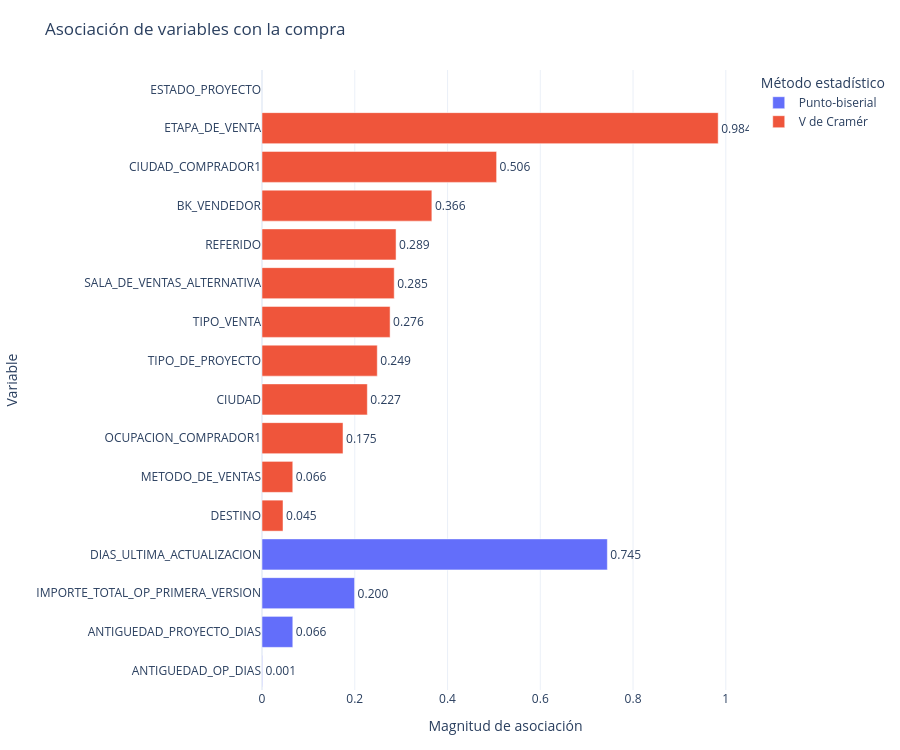

The cell this chart's notebook holds for it:
### Code cell
import plotly.express as px

fig = px.bar(
    df_correlaciones.sort_values("Magnitud"),
    x="Magnitud",
    y="Variable",
    color="Metodo",
    orientation="h",
    text="Magnitud",
    hover_data=["Asociacion", "N"],
    title="Asociación de variables con la compra",
    labels={
        "Magnitud": "Magnitud de asociación",
        "Variable": "Variable",
        "Metodo": "Método estadístico"
    },
    height=750
)

fig.update_traces(
    texttemplate="%{text:.3f}",
    textposition="outside"
)

fig.update_layout(
    template="plotly_white",
    xaxis_range=[0, 1.05],
    margin=dict(l=220, r=50, t=70, b=60)
)

fig.show()

### Figure 1 — Plotly figure (JSON) as saved in the notebook; plotly's stock layout.template omitted (floating-point values rounded to 4 significant figures)
{"data": [{"customdata": [[0.0008163, 2783.0], [0.0664, 1318.0], [-0.1996, 2783.0], [-0.7446, 2783.0]], "hovertemplate": "Método estadístico=Punto-biserial<br>Magnitud de asociación=%{text}<br>Variable=%{y}<br>Asociacion=%{customdata[0]}<br>N=%{customdata[1]}<extra></extra>", "legendgroup": "Punto-biserial", "marker": {"color": "#636efa", "pattern": {"shape": ""}}, "name": "Punto-biserial", "orientation": "h", "showlegend": true, "text": [0.0008163, 0.0664, 0.1996, 0.7446], "textposition": "outside", "texttemplate": "%{text:.3f}", "type": "bar", "x": [0.0008163, 0.0664, 0.1996, 0.7446], "xaxis": "x", "y": ["ANTIGUEDAD_OP_DIAS", "ANTIGUEDAD_PROYECTO_DIAS", "IMPORTE_TOTAL_OP_PRIMERA_VERSION", "DIAS_ULTIMA_ACTUALIZACION"], "yaxis": "y"}, {"customdata": [[0.04534, 2783.0], [0.06637, 2783.0], [0.1747, 2783.0], [0.2271, 2783.0], [0.2485, 2783.0], [0.2762, 2783.0], [0.2851, 2783.0], [0.289, 2783.0], [0.3662, 2783.0], [0.5058, 2783.0], [0.9836, 2783.0], [NaN, 2783.0]], "hovertemplate": "Método estadístico=V de Cramér<br>Magnitud de asociación=%{text}<br>Variable=%{y}<br>Asociacion=%{customdata[0]}<br>N=%{customdata[1]}<extra></extra>", "legendgroup": "V de Cramér", "marker": {"color": "#EF553B", "pattern": {"shape": ""}}, "name": "V de Cramér", "orientation": "h", "showlegend": true, "text": [0.04534, 0.06637, 0.1747, 0.2271, 0.2485, 0.2762, 0.2851, 0.289, 0.3662, 0.5058, 0.9836, NaN], "textposition": "outside", "texttemplate": "%{text:.3f}", "type": "bar", "x": [0.04534, 0.06637, 0.1747, 0.2271, 0.2485, 0.2762, 0.2851, 0.289, 0.3662, 0.5058, 0.9836, NaN], "xaxis": "x", "y": ["DESTINO", "METODO_DE_VENTAS", "OCUPACION_COMPRADOR1", "CIUDAD", "TIPO_DE_PROYECTO", "TIPO_VENTA", "SALA_DE_VENTAS_ALTERNATIVA", "REFERIDO", "BK_VENDEDOR", "CIUDAD_COMPRADOR1", "ETAPA_DE_VENTA", "ESTADO_PROYECTO"], "yaxis": "y"}], "layout": {"barmode": "relative", "height": 750, "legend": {"title": {"text": "Método estadístico"}, "tracegroupgap": 0}, "margin": {"b": 60, "l": 220, "r": 50, "t": 70}, "title": {"text": "Asociación de variables con la compra"}, "xaxis": {"anchor": "y", "domain": [0, 1], "range": [0, 1.05], "title": {"text": "Magnitud de asociación"}}, "yaxis": {"anchor": "x", "domain": [0, 1], "title": {"text": "Variable"}}}}
